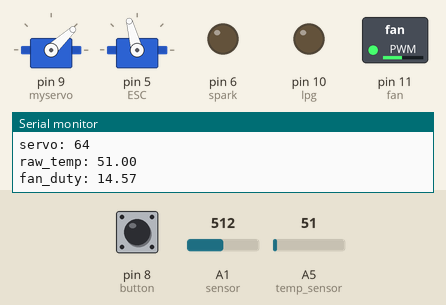
Recording of a sketch running on a simulated Arduino Uno, built with avr-gcc and run on an emulated ATmega328P. On the bench: 2 × servo, switched loads named in the sketch (green lamp = pin HIGH), output pins drawn as LEDs (lit = HIGH), the last lines printed to the serial monitor. The test bench sets the inputs (shaded band); at power-on: pin 8 (button) LOW, A1 (sensor) = 512, A5 (temp_sensor) = 51.

Above: at 1.2 s.
1.3 s: pin 8 (button) pulled HIGH for 0.55 s
At 2.1 s:
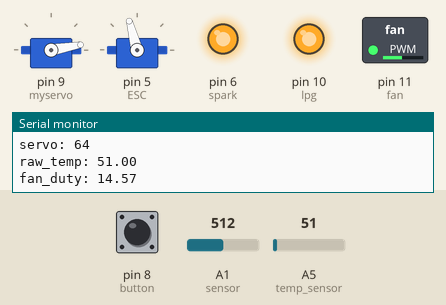
Timing chart, 0 to 11.6 s (numbered marks = the images above; inputs shaded):
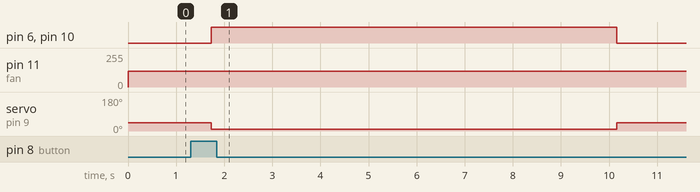

The sketch:

lpg_airtronicd4_r3.ino
```cpp
#include <Servo.h>
Servo myservo;
Servo ESC;     // create servo object to control the ESC


int thermistorPin = A3;
int Vo; // Holds the ADC Value
float R2, tKelvin, tCelsius;
const float Beta     = 3974.0;
const float roomTemp = 298.15;   // room temperature in Kelvin
const float Ro = 1000.0; // Resistance of the thermistor at roomTemp
const float R1 = 1000.0;  // Resistnce of the known resistor


int lpg = 10;
int spark = 6;
int fan = 11;
int time = 0;
int button = 8;
int button_state;
int sensor = A1;
int temp_sensor = A5;
int sensor_data;
int temp;
int temp_val;
int comb_speed;
int movee;
int hasrun = 0;
int hasrun2 = 0;
int startup_mixture = 10;
int runin_mixture = 45;
int startrun = 0;

unsigned long myTime;


void setup() {
Serial.begin(9600);
TCCR2B = TCCR2B & B11111000 | B00000001; // for PWM frequency of 31372.55 Hz
pinMode(button, INPUT);
pinMode(spark, OUTPUT);
pinMode(fan, OUTPUT);
pinMode(sensor, INPUT);
pinMode(temp_sensor, INPUT);
pinMode(lpg, OUTPUT);
myservo.attach(9);
ESC.attach(5,1000,2000); // (pin, min pulse width, max pulse width in microseconds)
}

void loop() {
myTime = millis();
time = myTime / 1000;


float button_state = digitalRead(button);
float sensor_data = analogRead(sensor);
float temp = analogRead(temp_sensor);
float temp_val = temp / 3.5;

comb_speed = sensor_data + 43;
movee =  sensor_data / 8 ;


if (comb_speed >= 255)comb_speed = 255;
if (comb_speed >= 255)comb_speed = 255;
if (comb_speed <= 88)comb_speed = 88;
if (sensor_data > 260)myservo.write(43);
if (button_state == 1)hasrun = 0;

if ((button_state == 1) && (hasrun2 == 0))
{
analogWrite(lpg, 255);
analogWrite(spark, 255);
ESC.write(105);
myservo.write(startup_mixture);
hasrun2 = 1;
delay(8000);
startrun = 1;

}
else if ((startrun = 1) && (button_state == 1))
{
analogWrite(spark, 0);
analogWrite(fan, temp_val);
ESC.write(125);
myservo.write(movee);
}


else if (button_state == 0)//cooldown state//
{
analogWrite(spark, 0);
analogWrite(lpg, 0);
analogWrite(fan, 120);
ESC.write(105);
hasrun2 = 0;
startrun = 0;
}
else
{
analogWrite(spark, 0);
ESC.write(90);
analogWrite(fan, 0);
analogWrite(lpg, 0);
myservo.write(0);

}
 Serial.print("Temperature: ");
 Serial.print(tCelsius);
  Serial.println(" C");
Serial.println(button_state);
Serial.println(time);
Serial.print("sensor_data: ");
Serial.println(sensor_data);
Serial.print("servo: ");
Serial.println(movee);

Serial.print("raw_temp: ");
Serial.println(temp);
Serial.print("fan_duty: ");
Serial.println(temp_val);
delay(400);

}
```

Measured:
- after the input at 1.3 s, pin 6 (spark), pin 10 (lpg): LOW → HIGH after 0.43 s, → LOW 8.4 s later; servo on pin 9 (myservo): 43° → 10° after 0.43 s, → 43° 8.4 s later
